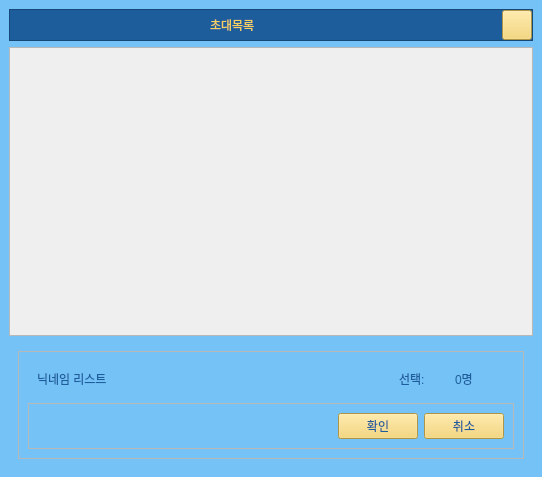
<?xml version="1.0" encoding="UTF-8"?>
<ui version="4.0">
 <class>make_talk_room_widget</class>
 <widget class="QWidget" name="make_talk_room_widget">
  <property name="geometry">
   <rect>
    <x>0</x>
    <y>0</y>
    <width>542</width>
    <height>477</height>
   </rect>
  </property>
  <property name="windowTitle">
   <string>Form</string>
  </property>
  <property name="styleSheet">
   <string notr="true">#widget {
	background-color: #75C2F6;
	color: #1D5D9B;
}


QLabel{
	color: #1D5D9B;
	font: bold 16pt &quot;나눔고딕&quot;;
}

QPushButton{
	background-color:#F4D160;
	color: #1D5D9B;
	font: bold 12pt &quot;나눔고딕&quot;;
}

QPushButton:hover{
	background-color:#FFFF9D;
}

QPushButton:pressed{
	background-color:#FEF5AC;
}


#label_title{
	font: bold 20pt &quot;나눔고딕&quot;;
	color: #F4D160;
}

#frame_title{
	background-color: #1D5D9B;
}

QLineEdit{
	color: #1D5D9B;
	font: bold 12pt &quot;나눔고딕&quot;;
}
</string>
  </property>
  <layout class="QVBoxLayout" name="verticalLayout_4">
   <property name="spacing">
    <number>0</number>
   </property>
   <property name="leftMargin">
    <number>0</number>
   </property>
   <property name="topMargin">
    <number>0</number>
   </property>
   <property name="rightMargin">
    <number>0</number>
   </property>
   <property name="bottomMargin">
    <number>0</number>
   </property>
   <item>
    <widget class="QWidget" name="widget" native="true">
     <property name="styleSheet">
      <string notr="true"/>
     </property>
     <layout class="QHBoxLayout" name="horizontalLayout_2">
      <property name="leftMargin">
       <number>0</number>
      </property>
      <property name="topMargin">
       <number>0</number>
      </property>
      <property name="rightMargin">
       <number>0</number>
      </property>
      <property name="bottomMargin">
       <number>0</number>
      </property>
      <item>
       <widget class="QWidget" name="widget_most_out" native="true">
        <layout class="QVBoxLayout" name="verticalLayout_3">
         <item>
          <widget class="QFrame" name="frame_title">
           <property name="frameShape">
            <enum>QFrame::StyledPanel</enum>
           </property>
           <property name="frameShadow">
            <enum>QFrame::Raised</enum>
           </property>
           <layout class="QHBoxLayout" name="horizontalLayout_4">
            <property name="spacing">
             <number>0</number>
            </property>
            <property name="leftMargin">
             <number>0</number>
            </property>
            <property name="topMargin">
             <number>0</number>
            </property>
            <property name="rightMargin">
             <number>0</number>
            </property>
            <property name="bottomMargin">
             <number>0</number>
            </property>
            <item>
             <spacer name="horizontalSpacer">
              <property name="orientation">
               <enum>Qt::Horizontal</enum>
              </property>
              <property name="sizeType">
               <enum>QSizePolicy::Fixed</enum>
              </property>
              <property name="sizeHint" stdset="0">
               <size>
                <width>200</width>
                <height>20</height>
               </size>
              </property>
             </spacer>
            </item>
            <item>
             <widget class="QLabel" name="label_title">
              <property name="minimumSize">
               <size>
                <width>0</width>
                <height>0</height>
               </size>
              </property>
              <property name="text">
               <string>초대목록</string>
              </property>
              <property name="wordWrap">
               <bool>false</bool>
              </property>
             </widget>
            </item>
            <item>
             <spacer name="horizontalSpacer_2">
              <property name="orientation">
               <enum>Qt::Horizontal</enum>
              </property>
              <property name="sizeType">
               <enum>QSizePolicy::Expanding</enum>
              </property>
              <property name="sizeHint" stdset="0">
               <size>
                <width>200</width>
                <height>20</height>
               </size>
              </property>
             </spacer>
            </item>
            <item>
             <widget class="QPushButton" name="btn_flist_close">
              <property name="minimumSize">
               <size>
                <width>30</width>
                <height>30</height>
               </size>
              </property>
              <property name="maximumSize">
               <size>
                <width>30</width>
                <height>30</height>
               </size>
              </property>
              <property name="text">
               <string/>
              </property>
              <property name="icon">
               <iconset resource="../src_img/my_qrc.qrc">
                <normaloff>:/newPrefix/x.svg</normaloff>:/newPrefix/x.svg</iconset>
              </property>
             </widget>
            </item>
           </layout>
          </widget>
         </item>
         <item>
          <widget class="QScrollArea" name="scrollArea">
           <property name="widgetResizable">
            <bool>true</bool>
           </property>
           <widget class="QWidget" name="widget_3">
            <property name="geometry">
             <rect>
              <x>0</x>
              <y>0</y>
              <width>522</width>
              <height>279</height>
             </rect>
            </property>
            <layout class="QVBoxLayout" name="layout">
             <property name="spacing">
              <number>0</number>
             </property>
             <property name="leftMargin">
              <number>0</number>
             </property>
             <property name="topMargin">
              <number>0</number>
             </property>
             <property name="rightMargin">
              <number>0</number>
             </property>
             <property name="bottomMargin">
              <number>0</number>
             </property>
             <item>
              <widget class="QWidget" name="invite_member_choice" native="true">
               <layout class="QVBoxLayout" name="invite_member_choice_layout"/>
              </widget>
             </item>
             <item>
              <widget class="QWidget" name="widget_2" native="true">
               <layout class="QVBoxLayout" name="verticalLayout_5">
                <item>
                 <spacer name="verticalSpacer">
                  <property name="orientation">
                   <enum>Qt::Vertical</enum>
                  </property>
                  <property name="sizeHint" stdset="0">
                   <size>
                    <width>20</width>
                    <height>291</height>
                   </size>
                  </property>
                 </spacer>
                </item>
               </layout>
              </widget>
             </item>
            </layout>
           </widget>
          </widget>
         </item>
         <item>
          <widget class="QWidget" name="widget_footer" native="true">
           <layout class="QHBoxLayout" name="horizontalLayout">
            <item>
             <widget class="QFrame" name="frame">
              <property name="frameShape">
               <enum>QFrame::StyledPanel</enum>
              </property>
              <property name="frameShadow">
               <enum>QFrame::Raised</enum>
              </property>
              <layout class="QVBoxLayout" name="verticalLayout">
               <item>
                <widget class="QWidget" name="widget_5" native="true">
                 <layout class="QVBoxLayout" name="verticalLayout_2">
                  <property name="leftMargin">
                   <number>0</number>
                  </property>
                  <property name="topMargin">
                   <number>0</number>
                  </property>
                  <property name="rightMargin">
                   <number>0</number>
                  </property>
                  <property name="bottomMargin">
                   <number>0</number>
                  </property>
                  <item>
                   <widget class="QWidget" name="widget_6" native="true">
                    <layout class="QHBoxLayout" name="horizontalLayout_6">
                     <item>
                      <widget class="QLabel" name="label">
                       <property name="text">
                        <string>닉네임 리스트</string>
                       </property>
                      </widget>
                     </item>
                     <item>
                      <widget class="QLabel" name="label_2">
                       <property name="minimumSize">
                        <size>
                         <width>50</width>
                         <height>0</height>
                        </size>
                       </property>
                       <property name="maximumSize">
                        <size>
                         <width>50</width>
                         <height>16777215</height>
                        </size>
                       </property>
                       <property name="text">
                        <string>선택:</string>
                       </property>
                      </widget>
                     </item>
                     <item>
                      <widget class="QLabel" name="label_4">
                       <property name="minimumSize">
                        <size>
                         <width>50</width>
                         <height>0</height>
                        </size>
                       </property>
                       <property name="maximumSize">
                        <size>
                         <width>50</width>
                         <height>16777215</height>
                        </size>
                       </property>
                       <property name="text">
                        <string>0명</string>
                       </property>
                      </widget>
                     </item>
                    </layout>
                   </widget>
                  </item>
                  <item>
                   <widget class="QFrame" name="frame_2">
                    <property name="frameShape">
                     <enum>QFrame::StyledPanel</enum>
                    </property>
                    <property name="frameShadow">
                     <enum>QFrame::Raised</enum>
                    </property>
                    <layout class="QHBoxLayout" name="horizontalLayout_3">
                     <item>
                      <spacer name="horizontalSpacer_3">
                       <property name="orientation">
                        <enum>Qt::Horizontal</enum>
                       </property>
                       <property name="sizeHint" stdset="0">
                        <size>
                         <width>40</width>
                         <height>20</height>
                        </size>
                       </property>
                      </spacer>
                     </item>
                     <item>
                      <widget class="QPushButton" name="decision_btn">
                       <property name="text">
                        <string>확인</string>
                       </property>
                      </widget>
                     </item>
                     <item>
                      <widget class="QPushButton" name="close_btn">
                       <property name="text">
                        <string>취소</string>
                       </property>
                      </widget>
                     </item>
                    </layout>
                   </widget>
                  </item>
                 </layout>
                </widget>
               </item>
              </layout>
             </widget>
            </item>
           </layout>
          </widget>
         </item>
        </layout>
       </widget>
      </item>
     </layout>
    </widget>
   </item>
  </layout>
 </widget>
 <resources>
  <include location="../src_img/my_qrc.qrc"/>
 </resources>
 <connections/>
</ui>
